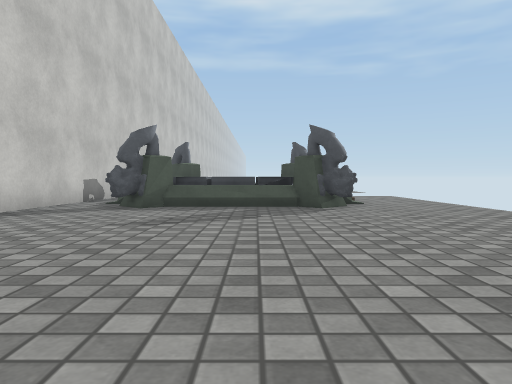
[1] (above)

16 first-person views from a walk through a scene from a Unity 3-D project. The camera is 0.55 m above the floor, tilts 2° down and sees 70° across. The floor is counted in squares, 1 m on a side. Each view is taken from the middle of a square. On the plan, view 1 faces up. The plan holds only what a view shows up to about 9 squares ahead; the rest is blank. The place goes on beyond the plan. Some animated figures are not drawn. Surface patterns are stand-ins for the level's own textures.

[2]
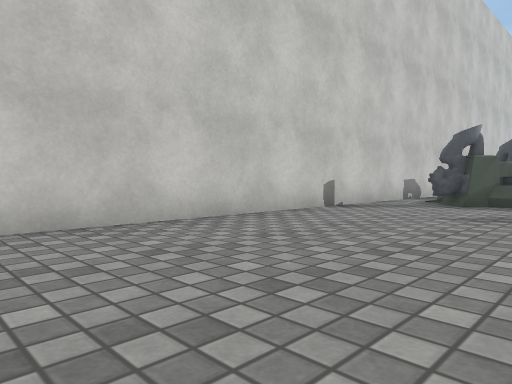

[3]
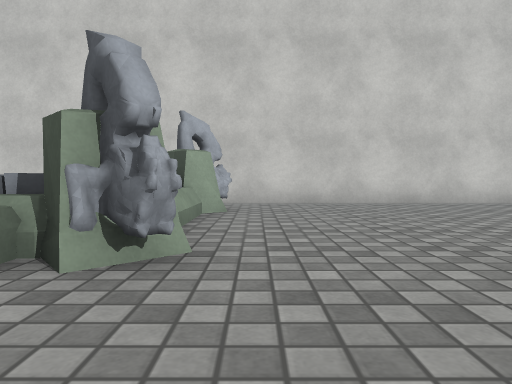

[4]
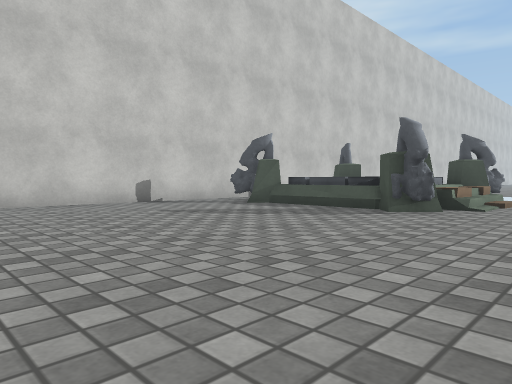

[5]
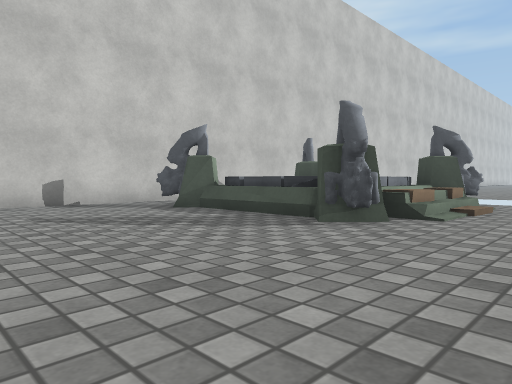

[6]
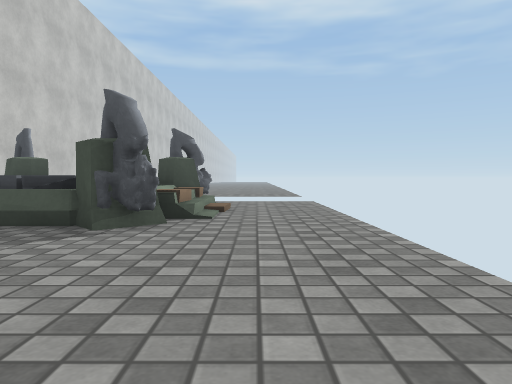

[7]
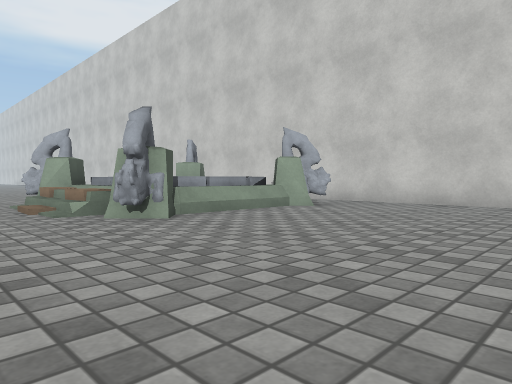

[8]
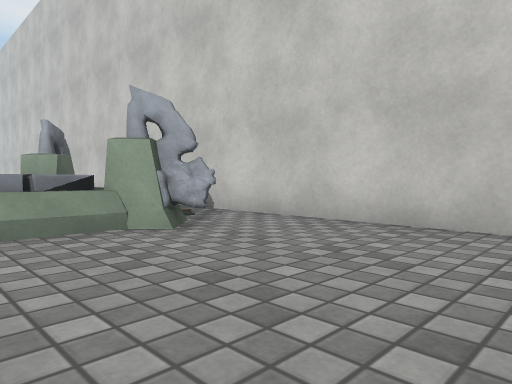

[9]
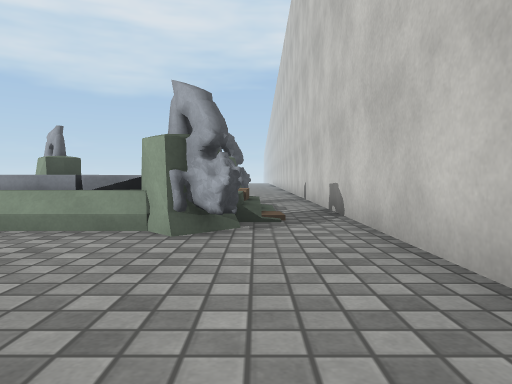

[10]
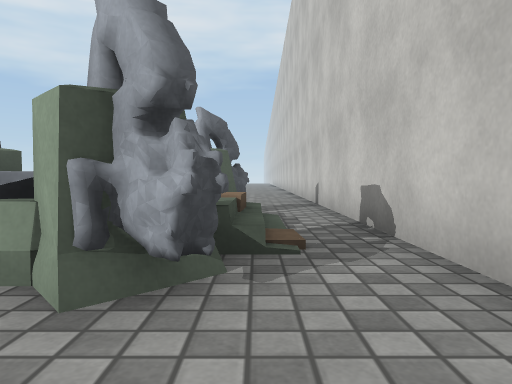

[11]
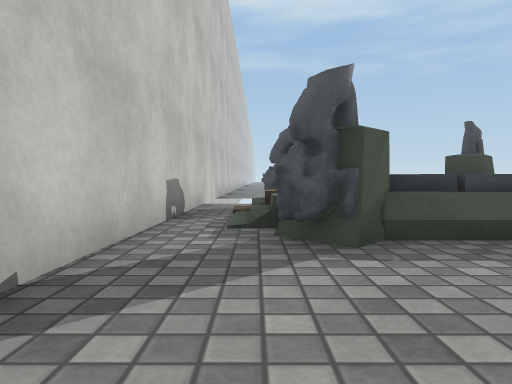

[12]
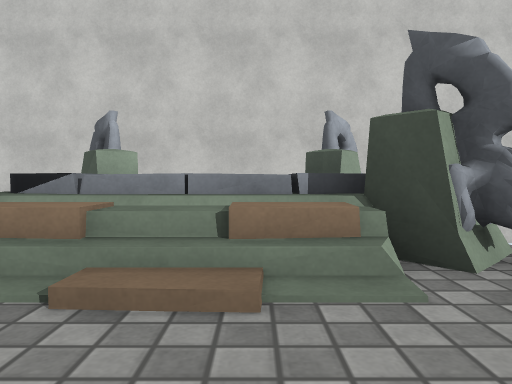

[13]
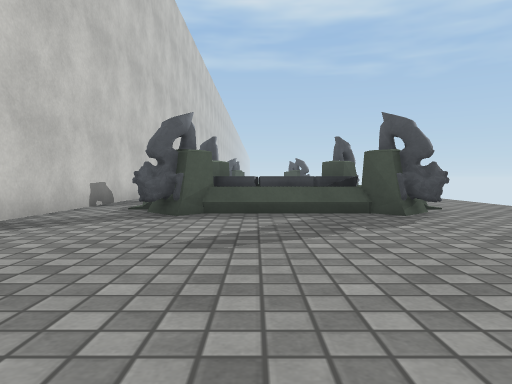

[14]
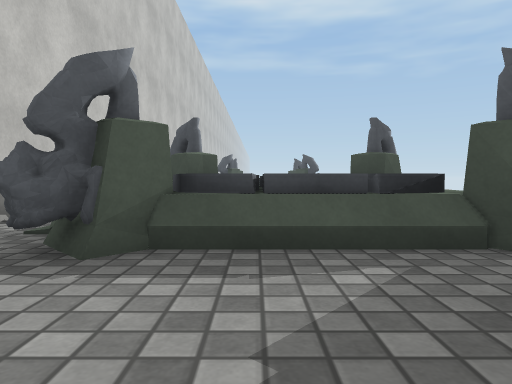

[15]
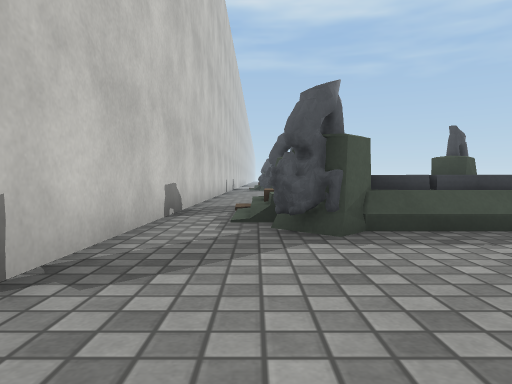

[16]
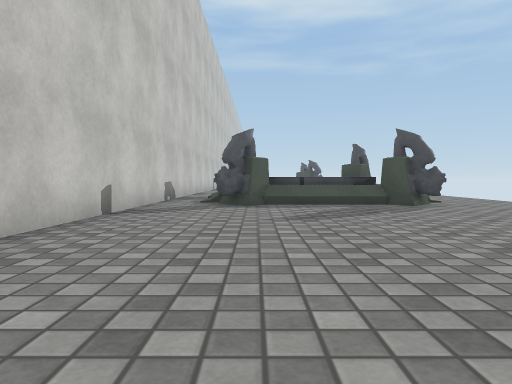

### Floor plan
Key: @ floor where view 1 was taken; # wall or solid block; . main floor; : floor 0.2 m higher than the main floor; / step, stairs or slope; O other object.
Columns run from 5 left of view 1 to 4 right of it. Each row starts with its distance up from view 1.
 13  #
 12  #OO  OO
 11  #OO  OO..
 10  #:O  O/..
  9  #:O OO/..
  8  #OOOOOO..
  7  #OO..OO..
  6  #........
  5 ##........
  4 #.........
  3 #.........
  2 #.........
  1 #.........
  0 #....@....
 -1 #.........
 -2 #.OOOOOO.
 -3 #./OO O/..
 -4 #./OO O ..
 -5 #./OO O/..
 -6 #.OOOOOO..
 -7 #........
 -8 #.......
 -9 #.......
-10 #......
-11  .....
-12  .....
-13   ...
-14    .

Positions as (right, up) in squares from view 1, and headings:
1: (0, 0), facing up
2: (0, -1), facing up-left
3: (4, -1), facing left
4: (4, 1), facing up-left
5: (4, 3), facing up-left
6: (3, 3), facing up
7: (4, 3), facing down-left
8: (0, 2), facing down-left
9: (-3, 2), facing down
10: (-3, 0), facing down
11: (-3, 4), facing up
12: (4, 10), facing left
13: (-1, -12), facing up
14: (-1, -9), facing up
15: (-3, -10), facing up
16: (-2, -14), facing up
